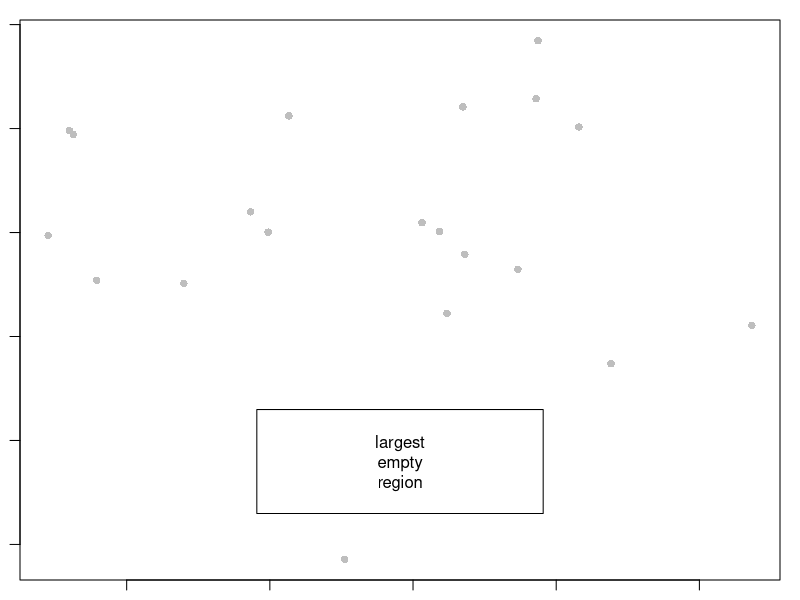

The R script that drew this image:
library(plotrix)




library(Hmisc)



par(mar=rep(1, 4))
x <- rnorm(20)
y <- rnorm(20)
plot(x, y, pch=16, col="gray")

xy <- emptyspace(x, y)
text(xy, label="largest\nempty\nregion")

xy2 <- largest.empty(x, y, 1, 1)
rect(xy2$x - .5, xy2$y - .5, 
     xy2$x + .5, xy2$y + .5)
